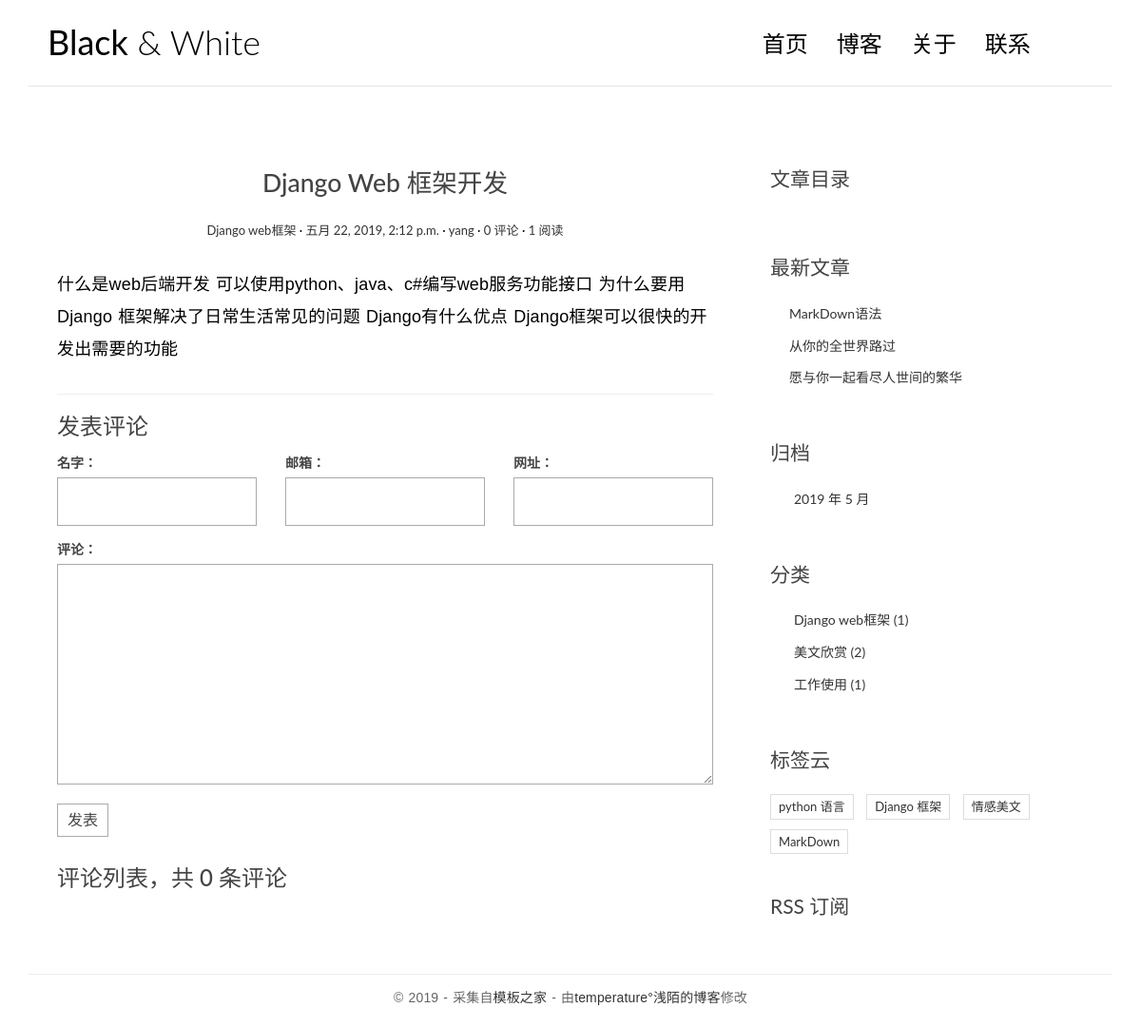
/single/1/, run on an earlier commit of the app's database.
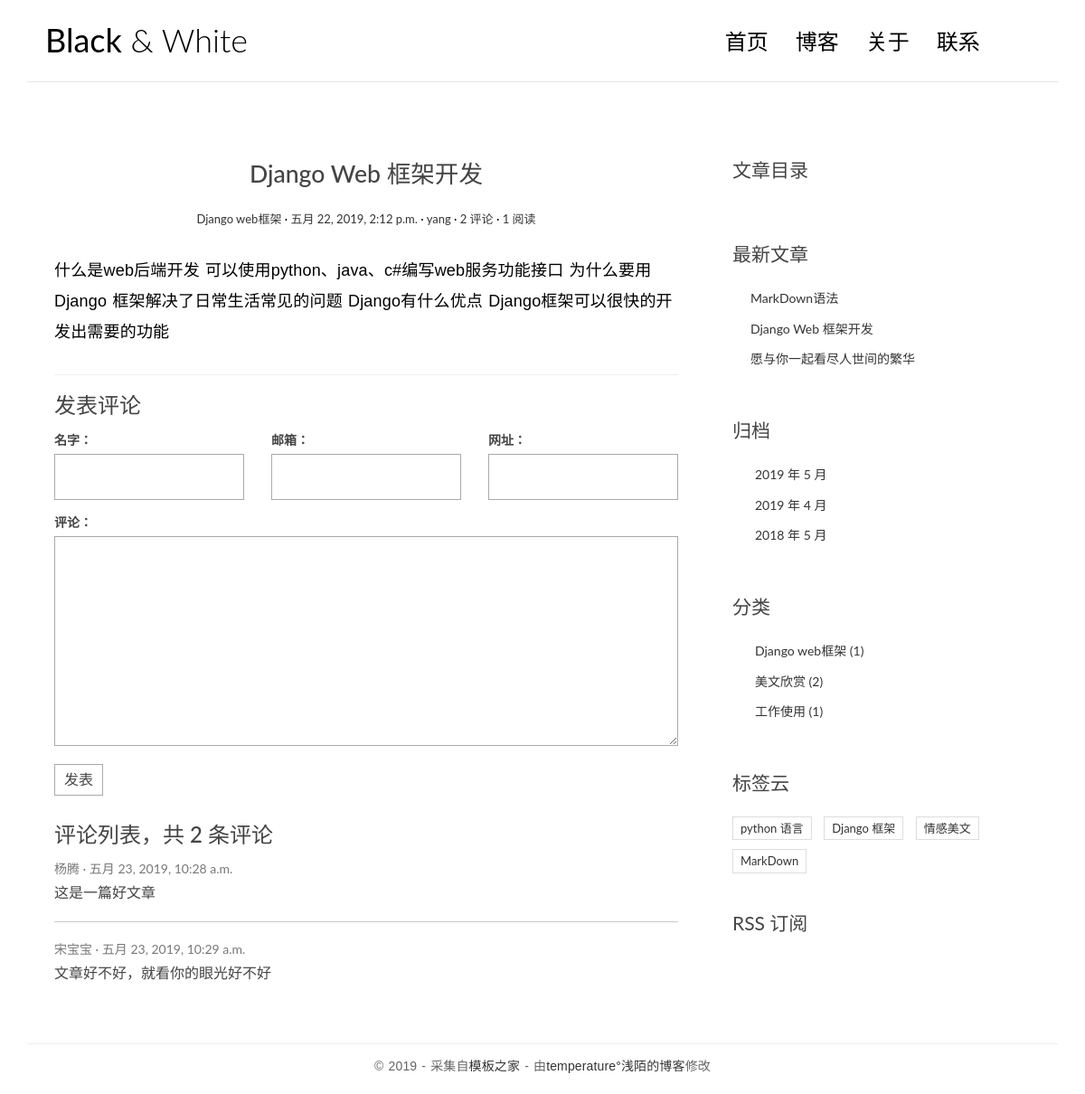
And on a later commit of the database.
### blogsapp/models.py (models this page shows, shortened)
class Article(models.Model):
    title = models.CharField(max_length=50)
    body = models.TextField()
    create_time = models.DateTimeField(auto_now_add=True)
    update_time = models.DateTimeField(auto_now=True)
    views = models.PositiveIntegerField(default=0)
    category = models.ForeignKey(Category,on_delete=models.CASCADE)
    tags = models.ManyToManyField(Tag)
    auther = models.ForeignKey(User, on_delete=models.CASCADE)
    class Meta():
        verbose_name = "文章"
        verbose_name_plural = verbose_name

class Category(models.Model):
    title = models.CharField(max_length=30)
    class Meta():
        verbose_name = "分类"
        verbose_name_plural = verbose_name

class Tag(models.Model):
    title = models.CharField(max_length=30)
    class Meta():
        verbose_name = "标签"
        verbose_name_plural = verbose_name

### comments/models.py (models this page shows, shortened)
class Comment(models.Model):
    username = models.CharField(max_length=30)
    email = models.EmailField(blank=True, null=True)
    url = models.URLField(blank=True,null=True)
    content = models.CharField(max_length=500)
    article = models.ForeignKey(Article,on_delete=models.CASCADE)
    create_time = models.DateTimeField(auto_now_add=True)
    class Meta():
        verbose_name = "评论"
        verbose_name_plural = verbose_name

### blogsapp/views.py (the view)
# urls.py: url(r'^single/(\d+)/$', views.single, name='single'),
def single(request, aid):
    article = get_object_or_404(Article, pk=aid)
    article.views += 1
    article.save()
    md = markdown.Markdown(extensions=[
        'markdown.extensions.extra',
        'markdown.extensions.codehilite',
        'markdown.extensions.toc'
    ])
    article.body = md.convert(article.body)
    article.toc = md.toc
    cf = CommentForm()
    return render(request, 'single.html', locals())

### comments/forms.py
class CommentForm(forms.Form):
    name = forms.CharField(label='输入姓名', required=True, widget=forms.TextInput(attrs={'id': 'id_name'}))
    email = forms.EmailField(label='输入邮箱',required=True,  widget=forms.EmailInput(attrs={'id':'id_email'}))
    url = forms.URLField(label='输入个人主页', widget=forms.URLInput(attrs={'id':'id_url'}))
    comment = forms.CharField(label='输入评论', required=True, widget=forms.Textarea(attrs={'id':'id_comment'}))

### blogsapp/templatetags/extend_fun.py (called while the page is built)
@register.simple_tag(name='getcategorys')
def getcategorys():
    return Category.objects.all()

@register.simple_tag(name='newarticle')
def newarticle(num=3):
    return Article.objects.all().order_by('-create_time')[:num]

@register.simple_tag(name='all_lable')
def all_lable():
    return Tag.objects.all()

@register.simple_tag
def getarchives(num=3):
    return Article.objects.dates('create_time', 'month', order='DESC')[:num]

### templates/single.html (shortened to what this page needs)
{% extends 'base.html' %}
{% block left %}
<article class="post post-{{ article.id }}">
    <header class="entry-header">
        <h1 class="entry-title">{{ article.title }}</h1>
        <div class="entry-meta">
            <span class="post-category"><a href="#">{{ article.category.title }}</a></span>
            <span class="post-date"><a href="#"><time class="entry-date"
                                                      datetime="2012-11-09T23:15:57+00:00">{{ article.create_time }}</time></a></span>
            <span class="post-author"><a href="#">{{ article.auther.username }}</a></span>
            <span class="comments-link"><a href="#">{{ article.comment_set.count }} 评论</a></span>
            <span class="views-count"><a href="#">{{ article.views }} 阅读</a></span>
        </div>
    </header>
    <div class="entry-content clearfix">
        {{ article.body|safe }}
    </div>
</article>
<section class="comment-area" id="comment-area">
    <hr>
    <h3>发表评论</h3>
    <form action="{% url 'comments:addcomment' article.id %}" method="post" class="comment-form">
        <div class="row">
            <div class="col-md-4">
                <label for="id_name">名字：</label>
                    {{ cf.name }}
            </div>
            <div class="col-md-4">
                <label for="id_email">邮箱：</label>
                {{ cf.email }}
            </div>
            <div class="col-md-4">
                <label for="id_url">网址：</label>
                {{ cf.url }}
            </div>
            <div class="col-md-12">
                <label for="id_comment">评论：</label>
                {{ cf.comment }}
                <button type="submit" class="comment-btn">发表</button>
            </div>
        </div>
    </form>
    <div class="comment-list-panel">
        <h3>评论列表，共 <span>{{ article.comment_set.count }}</span> 条评论</h3>
        <ul class="comment-list list-unstyled">
            {% for c in article.comment_set.all %}
                <li class="comment-item">
                <span class="nickname">{{ c.username }}</span>
                <time class="submit-date" datetime="2012-11-09T23:15:57+00:00">{{ c.create_time }}</time>
                <div class="text">
                    {{ c.content }}
                </div>
            </li>
            {% endfor %}
        </ul>
    </div>
</section>
{% endblock %}
{% block toc %}
<div class="widget widget-content">
    <h3 class="widget-title">文章目录</h3>
</div>
{% endblock %}

### templates/base.html (shortened to what this page needs)
{% load extend_fun %}
<!DOCTYPE html>
<html lang="en">
<head>
    <link rel="stylesheet" href="/static/css/bootstrap.min.css">
    <link rel="stylesheet" href="http://code.ionicframework.com/ionicons/2.0.1/css/ionicons.min.css">
    <link rel="stylesheet" href="/static/css/pace.css">
    <link rel="stylesheet" href="/static/css/custom.css">
</head>
<body>
<div class="container">
    <header id="site-header">
        <div class="row">
            <div class="col-md-4 col-sm-5 col-xs-8">
                <div class="logo">
                    <h1><a href="{% url 'blogsapp:index' %}"><b>Black</b> &amp; White</a></h1>
                </div>
            </div>
            <div class="col-md-8 col-sm-7 col-xs-4">
                <nav class="main-nav" role="navigation">
                    <div class="collapse navbar-collapse" id="bs-example-navbar-collapse-1">
                        <ul class="nav navbar-nav navbar-right">
                            <li class="cl-effect-11"><a href="{% url 'blogsapp:index' %}" data-hover="首页">首页</a></li>
                            <li class="cl-effect-11"><a href="full-width.html" data-hover="博客">博客</a></li>
                            <li class="cl-effect-11"><a href="about.html" data-hover="关于">关于</a></li>
                            <li class="cl-effect-11"><a href="{% url 'blogsapp:contact' %}" data-hover="联系">联系</a></li>
                        </ul>
                    </div>
                </nav>
            </div>
        </div>
    </header>
</div>
<div class="content-body">
    <div class="container">
        <div class="row">
            <main class="col-md-8">
                {% block left %}
                {% endblock %}
            </main>
            <aside class="col-md-4">
                {% block toc %}
                {% endblock %}
                <div class="widget widget-recent-posts">
                    <h3 class="widget-title">最新文章</h3>
                    <ul>
                        {% newarticle 3 as article %}
                        {% for a in article %}
                            <li><a href="{% url 'blogsapp:single' a.id %}">{{ a.title }}</a></li>
                        {% endfor %}
                    </ul>
                </div>
                <div class="widget widget-archives">
                    <h3 class="widget-title">归档</h3>
                    <ul>
                        {% getarchives as artchives %}
                        {% for time in artchives %}
                            <li><a href="{% url 'blogsapp:archives' time.year time.month %}">{{ time.year }} 年 {{ time.month }} 月</a></li>
                        {% endfor %}
                    </ul>
                </div>
                <div class="widget widget-category">
                    <h3 class="widget-title">分类</h3>
                    <ul>
                        {% getcategorys as categorys %}
                        {% for category in categorys %}
                            <li><a href="{% url 'blogsapp:category' category.id %}"> {{ category.title }} <span class="post-count"> ({{ category.article_set.count }}) </span></a></li>
                        {% endfor %}
                    </ul>
                </div>
                <div class="widget widget-tag-cloud">
                    <h3 class="widget-title">标签云</h3>
                    <ul>
                        {% all_lable as lable %}
                        {% for l in lable %}
                            <li><a href="{% url 'blogsapp:tag' l.id %}">{{ l.title }}</a></li>
                        {% endfor %}
                    </ul>
                </div>
                <div class="rss">
                    <a href="{% url 'blogsapp:rss' %}"> RSS 订阅</a>
                </div>
            </aside>
        </div>
    </div>
</div>
<footer id="site-footer">
    <div class="container">
        <div class="row">
            <div class="col-md-12">
                <p class="copyright">&copy 2019 - 采集自<a href="http://www.cssmoban.com/"
                                                        target="_blank" title="模板之家">模板之家</a>
                    - 由<a href="https://blog.csdn.net/weixin_44437586" title="weixin_44437586" target="_blank">temperature°浅陌的博客</a>修改
                </p>
            </div>
        </div>
    </div>
</footer>
</body>
</html>

### static/css/custom.css (style rules this page uses)
* { outline: none; }
h1, h2, h3, h4, h5, h6 { margin-top: 0; }
b { font-weight: 400; }
a { color: #333; }
body { color: #444; font-family: 'Lato', sans-serif; }
p { font-family: 'Ubuntu', sans-serif; font-weight: 400; word-spacing: 1px; letter-spacing: 0.01em; }
#site-header { background-color: #FFF; padding: 25px 20px; margin-bottom: 40px; border-bottom: 1px solid #e7e7e7; }
.logo h1 a { color: #000; }
.logo h1 { margin: 0; font-family: 'Lato', sans-serif; font-weight: 300; }
.main-nav { margin-top: 11px; max-width: 95%; }
.main-nav a { color: #000000 !important; padding: 0 0 5px 0 !important; margin-right: 30px; font-family: 'Lato', sans-serif; font-weight: 300; font-size: 24px; }
.cl-effect-11 a { padding: 10px 0; color: #0972b4; text-shadow: none; }
.cl-effect-11 a::before { position: absolute; top: 0; left: 0; overflow: hidden; padding: 0 0 5px 0 !important; max-width: 0; border-bottom: 1px solid #000; color: #000; content: attr(data-hover); white-space: nowrap; -webkit-transition: max-width 0.5s; -moz-transition: max-width 0.5s; transition: max-width 0.5s; }
.content-body { padding-bottom: 4em; }
.post { background: #fff; padding: 30px 30px 0; }
.entry-title { text-align: center; font-size: 1.9em; margin-bottom: 20px; line-height: 1.6; padding: 10px 20px 0; }
.entry-meta { text-align: center; color: #DDDDDD; font-size: 13px; margin-bottom: 30px; }
.entry-content { font-size: 18px; line-height: 1.9; font-weight: 300; color: #000; }
.post-category::after, .post-date::after, .post-author::after, .comments-link::after { content: ' ·'; color: #000; }
.widget { background: #fff; padding: 30px 0 0; }
.widget-title { font-size: 1.5em; margin-bottom: 20px; line-height: 1.6; padding: 10px 0 0; font-weight: 400; }
.widget-recent-posts ul { padding: 0; margin: 0; padding-left: 20px; }
.widget-recent-posts ul li { list-style-type: none; position: relative; line-height: 170%; margin-bottom: 10px; }
.widget-recent-posts ul li::before { content: '\f3d3'; font-family: "Ionicons"; position: absolute; left: -17px; top: 3px; font-size: 16px; color: #000; }
.widget-archives ul { padding: 0; margin: 0; padding-left: 25px; }
.widget-archives ul li { list-style-type: none; position: relative; line-height: 170%; margin-bottom: 10px; }
.widget-archives ul li::before { content: '\f3f3'; font-family: "Ionicons"; position: absolute; left: -25px; top: 1px; font-size: 16px; color: #000; }
.widget-category ul { padding: 0; margin: 0; padding-left: 25px; }
.widget-category ul li { list-style-type: none; position: relative; line-height: 170%; margin-bottom: 10px; }
.widget-category ul li::before { content: '\f3fe'; font-family: "Ionicons"; position: absolute; left: -25px; top: 1px; font-size: 18px; color: #000; }
.widget-tag-cloud ul { padding: 0; margin: 0; margin-right: -10px; }
.widget-tag-cloud ul li { list-style-type: none; font-size: 13px; display: inline-block; margin-right: 10px; margin-bottom: 10px; padding: 3px 8px; border: 1px solid #ddd; }
.rss { font-size: 21px; margin-top: 30px; }
.rss a { color: #444; }
#site-footer { padding-top: 10px; padding: 0 0 1.5em 0; }
.copyright { text-align: center; padding-top: 1em; margin: 0; border-top: 1px solid #eee; color: #666; }
.contact-form input, .comment-form input { border: 1px solid #aaa; margin-bottom: 15px; width: 100%; padding: 15px 15px; font-size: 16px; line-height: 100%; transition: 0.4s border-color linear; }
.contact-form textarea, .comment-form textarea { border: 1px solid #aaa; margin-bottom: 15px; width: 100%; padding: 15px 15px; font-size: 16px; line-height: 20px !important; min-height: 183px; transition: 0.4s border-color linear; }
.comment-area { padding: 0 30px 0; }
.comment-form { margin-top: 15px; }
.comment-form .comment-btn { background-color: #fff; border: 1px solid #aaa; font-size: 16px; padding: 5px 10px; }
.comment-list-panel { margin-top: 30px; }
.comment-list { margin-top: 15px; }
.comment-item:not(:last-child) { border-bottom: 1px #ccc solid; margin-bottom: 20px; padding-bottom: 20px; }
.comment-item .nickname, .comment-item .submit-date { color: #777; font-size: 14px; }
.comment-item .nickname:after { content: ' ·'; }
.comment-item .text { padding-top: 5px; font-size: 16px; }

What changed in the data, as far as the page shows it:
no longer on this page (row edited): Article: title "从你的全世界路过"
now on one of the page's lists (row unchanged): Article: title "Django Web 框架开发"
computed for Article "Django Web 框架开发": comment_set.count "0" → "2"
added Comment: username "杨腾", create_time "五月 23, 2019, 10:28 a.m.", content "这是一篇好文章"
added Comment: username "宋宝宝", create_time "五月 23, 2019, 10:29 a.m.", content "文章好不好，就看你的眼光好不好"
Also different on the page:
new list line: "2019 年 4 月"
new list line: "2018 年 5 月"
